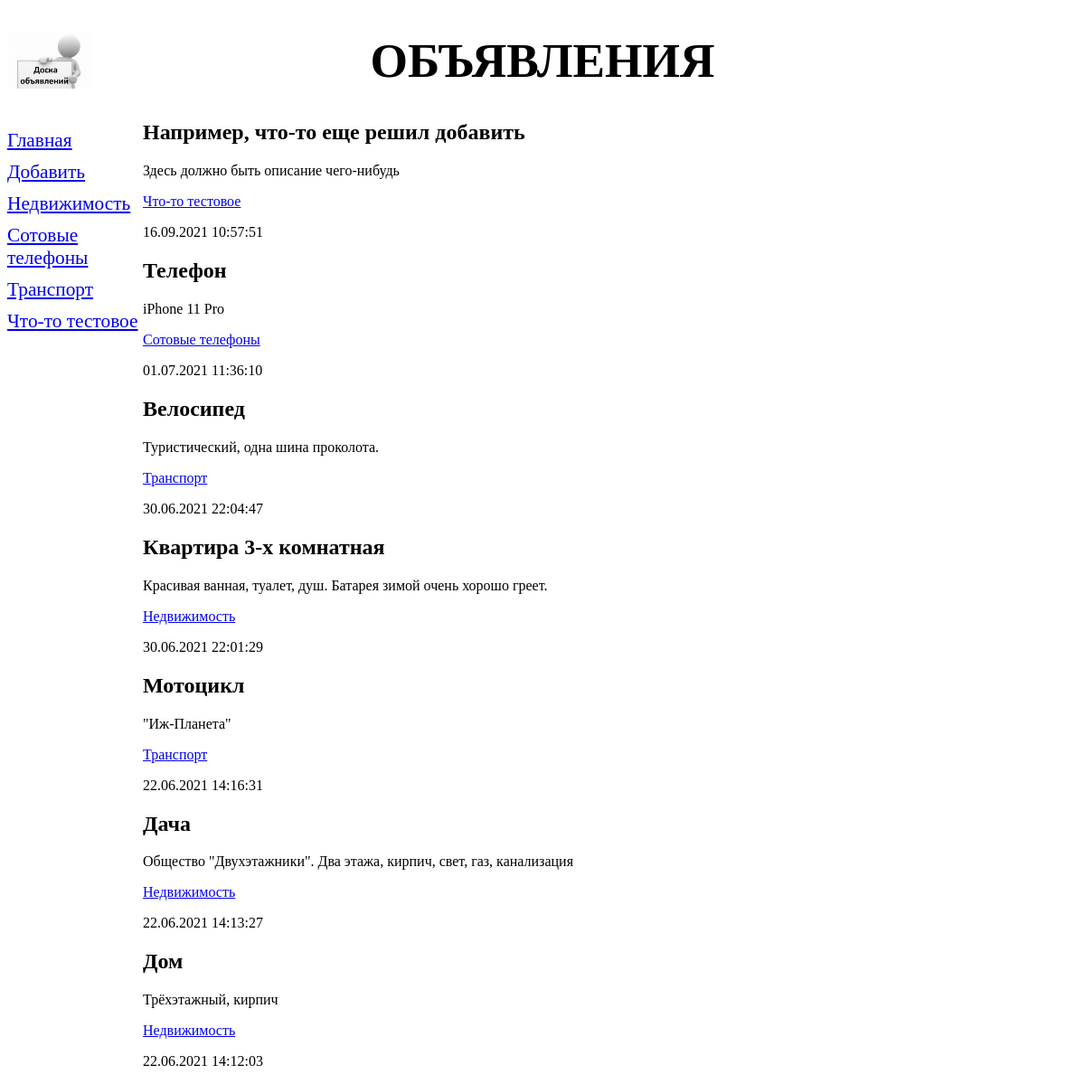
The page / on the database its author committed.
### bboard/models.py (models this page shows, shortened)
class Rubric(models.Model):
	name = models.CharField(max_length=20, db_index=True, verbose_name="Название")
	class Meta:
		verbose_name_plural = "Рубрики"
		verbose_name = "Рубрика"
		ordering = ['name']

class Bb(models.Model):
	title = models.CharField(max_length=50, verbose_name="Товар")
	content = models.TextField(null=True, blank=True, verbose_name="Описание")
	price = models.FloatField(null=True, blank=True, verbose_name="Цена")
	published = models.DateTimeField(auto_now_add=True, db_index=True, verbose_name="Опубликовано")
	rubric = models.ForeignKey("Rubric", null=True, on_delete=models.PROTECT, verbose_name="Рубрика")
	class Meta:
		verbose_name_plural = 'Объявления'
		verbose_name = 'Объявление'
		ordering = ['-published']

### bboard/views.py (the view)
# urls.py: path('', index, name='index'),
def index(request):
	bbs = Bb.objects.all()
	rubrics = Rubric.objects.all()
	context = {"bbs": bbs, "rubrics": rubrics}
	return render(request, 'bboard/index.html', context)

### bboard/templates/bboard/index.html
{% extends "layout/basic.html" %}
{% block content %}
{% for bb in bbs %}
<div>
    <h2>{{ bb.title }}</h2>
    <p>{{ bb.content }}</p>
    <p><a href="{% url 'by_rubric' bb.rubric.pk %}">{{ bb.rubric.name }}</a></p>
    <p>{{ bb.published|date:"d.m.Y H:i:s" }}</p>
</div>
{% endfor %}
{% endblock %}

### bboard/templates/layout/basic.html (shortened to what this page needs)
{% load static %}
<!DOCTYPE html>
<html>
<head>
    <link rel="stylesheet" type="text/css" href="{% static 'bboard/style.css' %}">
</head>
<body>
<header>
  <h1>Объявления</h1>
</header>
<nav>
  <a href="{% url 'index' %}">Главная</a>
  <a href="{% url 'add' %}">Добавить</a>
  {% for rubric in rubrics %}
  <a href="{% url 'by_rubric' rubric.pk %}">{{ rubric.name }}</a>
  {% endfor %}
</nav>
<section>
  {% block content %}
  {% endblock %}
</section>
</body>
</html>

### bboard/static/bboard/style.css (style rules this page uses)
header h1 { font-size: 40pt; text-transform: uppercase; text-align: center; background: url("bg.jpeg") left / auto 100% no-repeat; }
nav { font-size: 16pt; width: 150px; float: left; }
nav a { display: block; margin: 10px 0px; }
section { margin-left: 150px; }

### rows shown on the page
Rubric: name "Недвижимость"
Rubric: name "Сотовые телефоны"
Rubric: name "Транспорт"
Rubric: name "Что-то тестовое"
Bb: title "Например, что-то еще решил добавить", content "Здесь должно быть описание чего-нибудь", rubric.name "Что-то тестовое", published "16.09.2021 10:57:51"
Bb: title "Телефон", content "iPhone 11 Pro", rubric.name "Сотовые телефоны", published "01.07.2021 11:36:10"
Bb: title "Велосипед", content "Туристический, одна шина проколота.", rubric.name "Транспорт", published "30.06.2021 22:04:47"
Bb: title "Квартира 3-х комнатная", content "Красивая ванная, туалет, душ. Батарея зимой очень хорошо греет.", rubric.name "Недвижимость", published "30.06.2021 22:01:29"
Bb: title "Мотоцикл", content "\"Иж-Планета\"", rubric.name "Транспорт", published "22.06.2021 14:16:31"
Bb: title "Дача", content "Общество \"Двухэтажники\". Два этажа, кирпич, свет, газ, канализация", rubric.name "Недвижимость", published "22.06.2021 14:13:27"
Bb: title "Дом", content "Трёхэтажный, кирпич", rubric.name "Недвижимость", published "22.06.2021 14:12:03"
